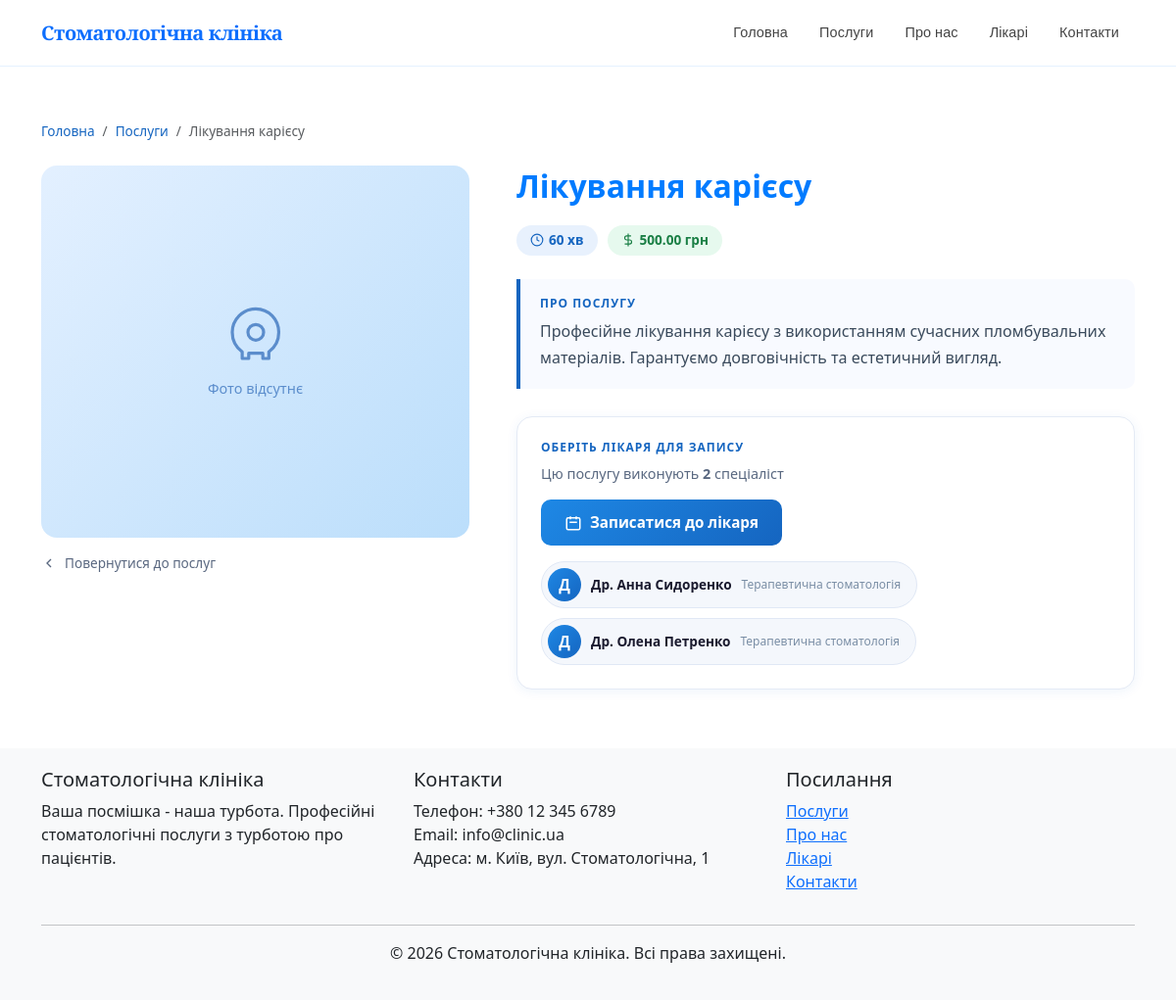
The page /service/1/ on the database its author committed.
### shop/models.py (models this page shows, shortened)
class Service(models.Model):
    id = models.AutoField(primary_key=True, verbose_name="ID")
    name = models.CharField(max_length=255, verbose_name="Назва")
    description = models.TextField(verbose_name="Опис")
    price = models.DecimalField(max_digits=10, decimal_places=2, verbose_name="Ціна")
    duration = models.PositiveIntegerField(verbose_name="Тривалість (хв)", help_text="Тривалість послуги в хвилинах")
    image = models.ImageField(blank=True, null=True, upload_to='services/', verbose_name='Фото')
    created_at = models.DateTimeField(auto_now_add=True, verbose_name="Дата створення")
    updated_at = models.DateTimeField(auto_now=True, verbose_name="Дата оновлення")
    class Meta:
        verbose_name = "Послуга"
        verbose_name_plural = "Послуги"
        ordering = ['name']

class Doctor(models.Model):
    id = models.AutoField(primary_key=True, verbose_name="ID")
    name = models.CharField(max_length=255, verbose_name="Ім'я")
    specialization = models.CharField(max_length=255, verbose_name="Спеціалізація")
    description = models.TextField(blank=True, null=True, verbose_name="Опис")
    phone = models.CharField(max_length=20, blank=True, null=True, verbose_name="Телефон")
    email = models.EmailField(blank=True, null=True, verbose_name="Email")
    photo = models.ImageField(blank=True, null=True, upload_to='doctors/', verbose_name='Фото')
    procedures = models.ManyToManyField('Service', blank=True, related_name='doctors', verbose_name="Процедури")
    created_at = models.DateTimeField(auto_now_add=True, verbose_name="Дата створення")
    updated_at = models.DateTimeField(auto_now=True, verbose_name="Дата оновлення")
    class Meta:
        verbose_name = "Лікар"
        verbose_name_plural = "Лікарі"
        ordering = ['name']

### shop/views.py (the view)
# urls.py: path('service/<int:service_id>/', views.service_detail, name='service_detail'),
def service_detail(request, service_id):
    service = get_object_or_404(Service, id=service_id)
    doctors = Doctor.objects.filter(procedures=service)
    context = {
        'title': service.name,
        'service': service,
        'doctors': doctors
    }
    return render(request, 'shop/service_detail.html', context)

### shop/templates/shop/service_detail.html (shortened to what this page needs)
{% extends 'shop/base.html' %}
{% load static %}
{% block content %}
<div class="container service-detail-container">
  <nav aria-label="breadcrumb" class="mb-4">
    <ol class="breadcrumb">
      <li class="breadcrumb-item"><a href="{% url 'shop:home' %}">Головна</a></li>
      <li class="breadcrumb-item"><a href="{% url 'shop:services' %}">Послуги</a></li>
      <li class="breadcrumb-item active" aria-current="page">{{ service.name|truncatechars:40 }}</li>
    </ol>
  </nav>
  <div class="row g-5">
    <div class="col-md-5">
      {% if service.image %}
      <img src="{{ service.image.url }}" alt="{{ service.name }}" class="sd-image">
      {% else %}
      <div class="sd-image-placeholder">
        <span>Фото відсутнє</span>
      </div>
      {% endif %}
      <a href="{% url 'shop:services' %}" class="sd-back-link mt-3 d-inline-flex align-items-center gap-2">
        <svg xmlns="http://www.w3.org/2000/svg" width="16" height="16" fill="none" viewBox="0 0 24 24" stroke="currentColor" stroke-width="2"><polyline points="15 18 9 12 15 6"/></svg>
        Повернутися до послуг
      </a>
    </div>
    <div class="col-md-7">
      <h1 class="sd-title">{{ service.name }}</h1>
      <div class="sd-badges mb-4">
        <span class="sd-badge sd-badge--blue">
          <svg xmlns="http://www.w3.org/2000/svg" width="14" height="14" fill="none" viewBox="0 0 24 24" stroke="currentColor" stroke-width="2"><circle cx="12" cy="12" r="10"/><polyline points="12 6 12 12 16 14"/></svg>
          {{ service.duration }} хв
        </span>
        <span class="sd-badge sd-badge--green">
          <svg xmlns="http://www.w3.org/2000/svg" width="14" height="14" fill="none" viewBox="0 0 24 24" stroke="currentColor" stroke-width="2"><line x1="12" y1="1" x2="12" y2="23"/><path d="M17 5H9.5a3.5 3.5 0 000 7h5a3.5 3.5 0 010 7H6"/></svg>
          {{ service.price }} грн
        </span>
      </div>
      <div class="sd-description">
        <h5 class="sd-section-label">Про послугу</h5>
        <p>{{ service.description }}</p>
      </div>
      <div class="sd-book-box">
        {% if doctors %}
        <h5 class="sd-section-label">Оберіть лікаря для запису</h5>
        <p class="sd-book-hint">Цю послугу виконують <strong>{{ doctors|length }}</strong> спеціаліст{{ doctors|length|pluralize:",,ів" }}</p>
        <div class="sd-book-actions">
          <a href="{% url 'shop:doctors' %}?service={{ service.id }}" class="sd-btn-book">
            <svg xmlns="http://www.w3.org/2000/svg" width="18" height="18" fill="none" viewBox="0 0 24 24" stroke="currentColor" stroke-width="2"><path d="M8 7V3m8 4V3m-9 8h10M5 21h14a2 2 0 002-2V7a2 2 0 00-2-2H5a2 2 0 00-2 2v12a2 2 0 002 2z"/></svg>
            Записатися до лікаря
          </a>
        </div>
        <div class="sd-doctor-chips mt-3">
          {% for doctor in doctors %}
          <a href="{% url 'shop:doctor_detail' doctor.id %}" class="sd-doctor-chip">
            {% if doctor.photo %}
            <img src="{{ doctor.photo.url }}" alt="{{ doctor.name }}" class="sd-chip-avatar">
            {% else %}
            <span class="sd-chip-avatar sd-chip-avatar--empty">{{ doctor.name|first }}</span>
            {% endif %}
            <span class="sd-chip-name">{{ doctor.name }}</span>
            <span class="sd-chip-spec">{{ doctor.specialization|truncatechars:25 }}</span>
          </a>
          {% endfor %}
        </div>
        {% endif %}
      </div>
    </div>
  </div>
</div>
{% endblock %}

### shop/static/shop/css/style.css (style rules this page uses)
.service-detail-container { padding: 40px 0; }
.service-detail-container h1 { color: #007bff; font-size: 2rem; font-weight: 600; margin-bottom: 20px; word-wrap: break-word; word-break: break-word; overflow-wrap: break-word; line-height: 1.3; }
body { min-height: 100vh; display: flex; flex-direction: column; }
.service-detail-container { padding: 32px 0 60px; }
.breadcrumb { font-size: 0.85rem; }
.breadcrumb-item a { color: #1565c0; text-decoration: none; }
.sd-image-placeholder { width: 100%; height: 380px; background: linear-gradient(135deg, #e3f0ff 0%, #bbdefb 100%); border-radius: 16px; display: flex; flex-direction: column; align-items: center; justify-content: center; gap: 12px; color: #5b8dcc; font-size: 0.9rem; font-weight: 500; }
.sd-back-link { font-size: 0.85rem; color: #5a6880; text-decoration: none; font-weight: 500; transition: color 0.2s; }
.sd-title { font-size: 2rem; font-weight: 800; color: #1a1a2e; line-height: 1.25; margin-bottom: 16px; word-break: break-word; }
.sd-badges { display: flex; gap: 10px; flex-wrap: wrap; }
.sd-badge { display: inline-flex; align-items: center; gap: 5px; font-size: 0.85rem; font-weight: 600; padding: 5px 14px; border-radius: 20px; }
.sd-badge--blue { background: #e8f1fd; color: #1565c0; }
.sd-badge--green { background: #e6f9ee; color: #1a7f45; }
.sd-section-label { font-size: 0.75rem; font-weight: 700; color: #1565c0; text-transform: uppercase; letter-spacing: 1px; margin-bottom: 8px; }
.sd-description { background: #f8faff; border-left: 4px solid #1565c0; border-radius: 0 10px 10px 0; padding: 18px 20px; margin-bottom: 28px; }
.sd-description p { color: #3a4a5c; line-height: 1.7; font-size: 1rem; margin: 0; }
.sd-book-box { background: #fff; border: 1px solid #e4eaf5; border-radius: 16px; padding: 24px; box-shadow: 0 2px 12px rgba(21,101,192,0.07); }
.sd-book-hint { font-size: 0.9rem; color: #596880; margin-bottom: 16px; }
.sd-book-actions { display: flex; gap: 10px; flex-wrap: wrap; }
.sd-btn-book { display: inline-flex; align-items: center; gap: 8px; background: linear-gradient(135deg, #1e88e5 0%, #1565c0 100%); color: #fff !important; font-weight: 700; font-size: 0.95rem; padding: 12px 24px; border-radius: 10px; text-decoration: none; transition: opacity 0.2s, transform 0.2s; }
.sd-doctor-chips { display: flex; flex-wrap: wrap; gap: 10px; }
.sd-doctor-chip { display: flex; align-items: center; gap: 10px; background: #f4f7fc; border: 1px solid #e0e8f5; border-radius: 40px; padding: 6px 16px 6px 6px; text-decoration: none; transition: background 0.2s, border-color 0.2s; }
.sd-chip-avatar { width: 34px; height: 34px; border-radius: 50%; object-fit: cover; flex-shrink: 0; }
.sd-chip-avatar--empty { width: 34px; height: 34px; border-radius: 50%; background: linear-gradient(135deg, #1e88e5, #1565c0); color: #fff; font-weight: 700; font-size: 0.95rem; display: inline-flex; align-items: center; justify-content: center; flex-shrink: 0; }
.sd-chip-name { font-size: 0.85rem; font-weight: 600; color: #1a1a2e; white-space: nowrap; }
.sd-chip-spec { font-size: 0.75rem; color: #7a8ea5; white-space: nowrap; }

### rows shown on the page
Service: name "Лікування карієсу", duration "60", price "500.00", description "Професійне лікування карієсу з використанням сучасних пломбувальних матеріалів. Гарантуємо довговічність та естетичний вигляд."
Doctor: name|first "Д", name "Др. Анна Сидоренко", specialization "Терапевтична стоматологія"
Doctor: name|first "Д", name "Др. Олена Петренко", specialization "Терапевтична стоматологія"

### other values the page prints
{{ doctors|length }} "2"
